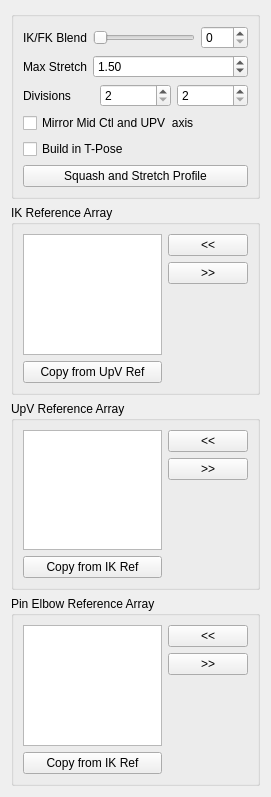
<?xml version="1.0" encoding="UTF-8"?>
<ui version="4.0">
 <class>Form</class>
 <widget class="QWidget" name="Form">
  <property name="geometry">
   <rect>
    <x>0</x>
    <y>0</y>
    <width>271</width>
    <height>797</height>
   </rect>
  </property>
  <property name="windowTitle">
   <string>Form</string>
  </property>
  <layout class="QGridLayout" name="gridLayout">
   <item row="0" column="0">
    <widget class="QGroupBox" name="groupBox">
     <property name="title">
      <string/>
     </property>
     <layout class="QGridLayout" name="gridLayout_2">
      <item row="0" column="0">
       <layout class="QVBoxLayout" name="verticalLayout">
        <item>
         <layout class="QFormLayout" name="formLayout">
          <property name="fieldGrowthPolicy">
           <enum>QFormLayout::AllNonFixedFieldsGrow</enum>
          </property>
          <item row="0" column="0">
           <widget class="QLabel" name="ikfk_label">
            <property name="text">
             <string>IK/FK Blend</string>
            </property>
           </widget>
          </item>
          <item row="0" column="1">
           <layout class="QHBoxLayout" name="horizontalLayout_3">
            <item>
             <widget class="QSlider" name="ikfk_slider">
              <property name="minimumSize">
               <size>
                <width>0</width>
                <height>15</height>
               </size>
              </property>
              <property name="maximum">
               <number>100</number>
              </property>
              <property name="orientation">
               <enum>Qt::Horizontal</enum>
              </property>
             </widget>
            </item>
            <item>
             <widget class="QSpinBox" name="ikfk_spinBox">
              <property name="maximum">
               <number>100</number>
              </property>
             </widget>
            </item>
           </layout>
          </item>
          <item row="1" column="0">
           <widget class="QLabel" name="maxStretch_label">
            <property name="sizePolicy">
             <sizepolicy hsizetype="MinimumExpanding" vsizetype="MinimumExpanding">
              <horstretch>0</horstretch>
              <verstretch>0</verstretch>
             </sizepolicy>
            </property>
            <property name="text">
             <string>Max Stretch</string>
            </property>
           </widget>
          </item>
          <item row="1" column="1">
           <widget class="QDoubleSpinBox" name="maxStretch_spinBox">
            <property name="sizePolicy">
             <sizepolicy hsizetype="MinimumExpanding" vsizetype="Fixed">
              <horstretch>0</horstretch>
              <verstretch>0</verstretch>
             </sizepolicy>
            </property>
            <property name="minimum">
             <double>1.000000000000000</double>
            </property>
            <property name="value">
             <double>1.500000000000000</double>
            </property>
           </widget>
          </item>
         </layout>
        </item>
        <item>
         <layout class="QHBoxLayout" name="horizontalLayout">
          <item>
           <widget class="QLabel" name="divisions_label">
            <property name="text">
             <string>Divisions</string>
            </property>
           </widget>
          </item>
          <item>
           <widget class="QSpinBox" name="div0_spinBox">
            <property name="minimum">
             <number>2</number>
            </property>
            <property name="value">
             <number>2</number>
            </property>
           </widget>
          </item>
          <item>
           <widget class="QSpinBox" name="div1_spinBox">
            <property name="minimum">
             <number>2</number>
            </property>
            <property name="value">
             <number>2</number>
            </property>
           </widget>
          </item>
         </layout>
        </item>
        <item>
         <widget class="QCheckBox" name="mirrorMid_checkBox">
          <property name="toolTip">
           <string extracomment="This option set the axis of the mid CTL (elbow) and the up vector control to move in a mirror behaviour ">This option set the axis of the mid CTL (elbow) and the up vector control to move in a mirror behaviour </string>
          </property>
          <property name="statusTip">
           <string extracomment="This option set the axis of the mid CTL (elbow) and the up vector control to move in a mirror behaviour ">This option set the axis of the mid CTL (elbow) and the up vector control to move in a mirror behaviour </string>
          </property>
          <property name="whatsThis">
           <string>This option set the axis of the mid CTL (elbow) and the up vector control to move in a mirror behaviour </string>
          </property>
          <property name="text">
           <string>Mirror Mid Ctl and UPV  axis</string>
          </property>
         </widget>
        </item>
        <item>
         <widget class="QCheckBox" name="buildTpose_checkBox">
          <property name="toolTip">
           <string extracomment="Aligns the guide in T-Pose before building the component">Aligns the guide in T-Pose before building the component</string>
          </property>
          <property name="statusTip">
           <string extracomment="This option set the axis of the mid CTL (elbow) and the up vector control to move in a mirror behaviour ">Aligns the guide in T-Pose before building the component</string>
          </property>
          <property name="whatsThis">
           <string>Aligns the guide in T-Pose before building the component</string>
          </property>
          <property name="text">
           <string>Build in T-Pose</string>
          </property>
         </widget>
        </item>
        <item>
         <layout class="QHBoxLayout" name="horizontalLayout_2">
          <item>
           <widget class="QPushButton" name="squashStretchProfile_pushButton">
            <property name="text">
             <string>Squash and Stretch Profile</string>
            </property>
           </widget>
          </item>
         </layout>
        </item>
       </layout>
      </item>
     </layout>
    </widget>
   </item>
   <item row="1" column="0">
    <widget class="QGroupBox" name="ikRefArray_groupBox">
     <property name="title">
      <string>IK Reference Array</string>
     </property>
     <layout class="QGridLayout" name="gridLayout_3">
      <item row="0" column="0">
       <layout class="QHBoxLayout" name="ikRefArray_horizontalLayout">
        <item>
         <layout class="QVBoxLayout" name="ikRefArray_verticalLayout_1">
          <item>
           <widget class="QListWidget" name="ikRefArray_listWidget">
            <property name="dragDropOverwriteMode">
             <bool>true</bool>
            </property>
            <property name="dragDropMode">
             <enum>QAbstractItemView::InternalMove</enum>
            </property>
            <property name="defaultDropAction">
             <enum>Qt::MoveAction</enum>
            </property>
            <property name="alternatingRowColors">
             <bool>true</bool>
            </property>
            <property name="selectionMode">
             <enum>QAbstractItemView::ExtendedSelection</enum>
            </property>
            <property name="selectionRectVisible">
             <bool>false</bool>
            </property>
           </widget>
          </item>
          <item>
           <widget class="QPushButton" name="ikRefArray_copyRef_pushButton">
            <property name="text">
             <string>Copy from UpV Ref</string>
            </property>
           </widget>
          </item>
         </layout>
        </item>
        <item>
         <layout class="QVBoxLayout" name="ikRefArray_verticalLayout_2">
          <item>
           <widget class="QPushButton" name="ikRefArrayAdd_pushButton">
            <property name="text">
             <string>&lt;&lt;</string>
            </property>
           </widget>
          </item>
          <item>
           <widget class="QPushButton" name="ikRefArrayRemove_pushButton">
            <property name="text">
             <string>&gt;&gt;</string>
            </property>
           </widget>
          </item>
          <item>
           <spacer name="ikRefArray_verticalSpacer">
            <property name="orientation">
             <enum>Qt::Vertical</enum>
            </property>
            <property name="sizeHint" stdset="0">
             <size>
              <width>20</width>
              <height>40</height>
             </size>
            </property>
           </spacer>
          </item>
         </layout>
        </item>
       </layout>
      </item>
     </layout>
    </widget>
   </item>
   <item row="2" column="0">
    <widget class="QGroupBox" name="upvRefArray_groupBox">
     <property name="title">
      <string>UpV Reference Array</string>
     </property>
     <layout class="QGridLayout" name="gridLayout_5">
      <item row="0" column="0">
       <layout class="QHBoxLayout" name="upvRefArray_horizontalLayout">
        <item>
         <layout class="QVBoxLayout" name="upvRefArray_verticalLayout_1">
          <item>
           <widget class="QListWidget" name="upvRefArray_listWidget">
            <property name="dragDropOverwriteMode">
             <bool>true</bool>
            </property>
            <property name="dragDropMode">
             <enum>QAbstractItemView::InternalMove</enum>
            </property>
            <property name="defaultDropAction">
             <enum>Qt::MoveAction</enum>
            </property>
            <property name="alternatingRowColors">
             <bool>true</bool>
            </property>
            <property name="selectionMode">
             <enum>QAbstractItemView::ExtendedSelection</enum>
            </property>
            <property name="selectionRectVisible">
             <bool>false</bool>
            </property>
           </widget>
          </item>
          <item>
           <widget class="QPushButton" name="upvRefArray_copyRef_pushButton">
            <property name="text">
             <string>Copy from IK Ref</string>
            </property>
           </widget>
          </item>
         </layout>
        </item>
        <item>
         <layout class="QVBoxLayout" name="upvRefArray_verticalLayout_2">
          <item>
           <widget class="QPushButton" name="upvRefArrayAdd_pushButton">
            <property name="text">
             <string>&lt;&lt;</string>
            </property>
           </widget>
          </item>
          <item>
           <widget class="QPushButton" name="upvRefArrayRemove_pushButton">
            <property name="text">
             <string>&gt;&gt;</string>
            </property>
           </widget>
          </item>
          <item>
           <spacer name="upvRefArray_verticalSpacer">
            <property name="orientation">
             <enum>Qt::Vertical</enum>
            </property>
            <property name="sizeHint" stdset="0">
             <size>
              <width>20</width>
              <height>40</height>
             </size>
            </property>
           </spacer>
          </item>
         </layout>
        </item>
       </layout>
      </item>
     </layout>
    </widget>
   </item>
   <item row="3" column="0">
    <widget class="QGroupBox" name="pinRefArray_groupBox">
     <property name="title">
      <string>Pin Elbow Reference Array</string>
     </property>
     <layout class="QGridLayout" name="gridLayout_4">
      <item row="0" column="0">
       <layout class="QHBoxLayout" name="pinRefArray_horizontalLayout">
        <item>
         <layout class="QVBoxLayout" name="pinRefArray_verticalLayout">
          <item>
           <widget class="QListWidget" name="pinRefArray_listWidget">
            <property name="dragDropOverwriteMode">
             <bool>true</bool>
            </property>
            <property name="dragDropMode">
             <enum>QAbstractItemView::InternalMove</enum>
            </property>
            <property name="defaultDropAction">
             <enum>Qt::MoveAction</enum>
            </property>
            <property name="alternatingRowColors">
             <bool>true</bool>
            </property>
            <property name="selectionMode">
             <enum>QAbstractItemView::ExtendedSelection</enum>
            </property>
            <property name="selectionRectVisible">
             <bool>false</bool>
            </property>
           </widget>
          </item>
          <item>
           <widget class="QPushButton" name="pinRefArray_copyRef_pushButton">
            <property name="text">
             <string>Copy from IK Ref</string>
            </property>
           </widget>
          </item>
         </layout>
        </item>
        <item>
         <layout class="QVBoxLayout" name="pinRefArray_verticalLayout_2">
          <item>
           <widget class="QPushButton" name="pinRefArrayAdd_pushButton">
            <property name="text">
             <string>&lt;&lt;</string>
            </property>
           </widget>
          </item>
          <item>
           <widget class="QPushButton" name="pinRefArrayRemove_pushButton">
            <property name="text">
             <string>&gt;&gt;</string>
            </property>
           </widget>
          </item>
          <item>
           <spacer name="pinRefArray_verticalSpacer">
            <property name="orientation">
             <enum>Qt::Vertical</enum>
            </property>
            <property name="sizeHint" stdset="0">
             <size>
              <width>20</width>
              <height>40</height>
             </size>
            </property>
           </spacer>
          </item>
         </layout>
        </item>
       </layout>
      </item>
     </layout>
    </widget>
   </item>
  </layout>
 </widget>
 <resources/>
 <connections>
  <connection>
   <sender>ikfk_slider</sender>
   <signal>sliderMoved(int)</signal>
   <receiver>ikfk_spinBox</receiver>
   <slot>setValue(int)</slot>
   <hints>
    <hint type="sourcelabel">
     <x>144</x>
     <y>47</y>
    </hint>
    <hint type="destinationlabel">
     <x>220</x>
     <y>45</y>
    </hint>
   </hints>
  </connection>
  <connection>
   <sender>ikfk_spinBox</sender>
   <signal>valueChanged(int)</signal>
   <receiver>ikfk_slider</receiver>
   <slot>setValue(int)</slot>
   <hints>
    <hint type="sourcelabel">
     <x>222</x>
     <y>37</y>
    </hint>
    <hint type="destinationlabel">
     <x>182</x>
     <y>37</y>
    </hint>
   </hints>
  </connection>
 </connections>
</ui>
